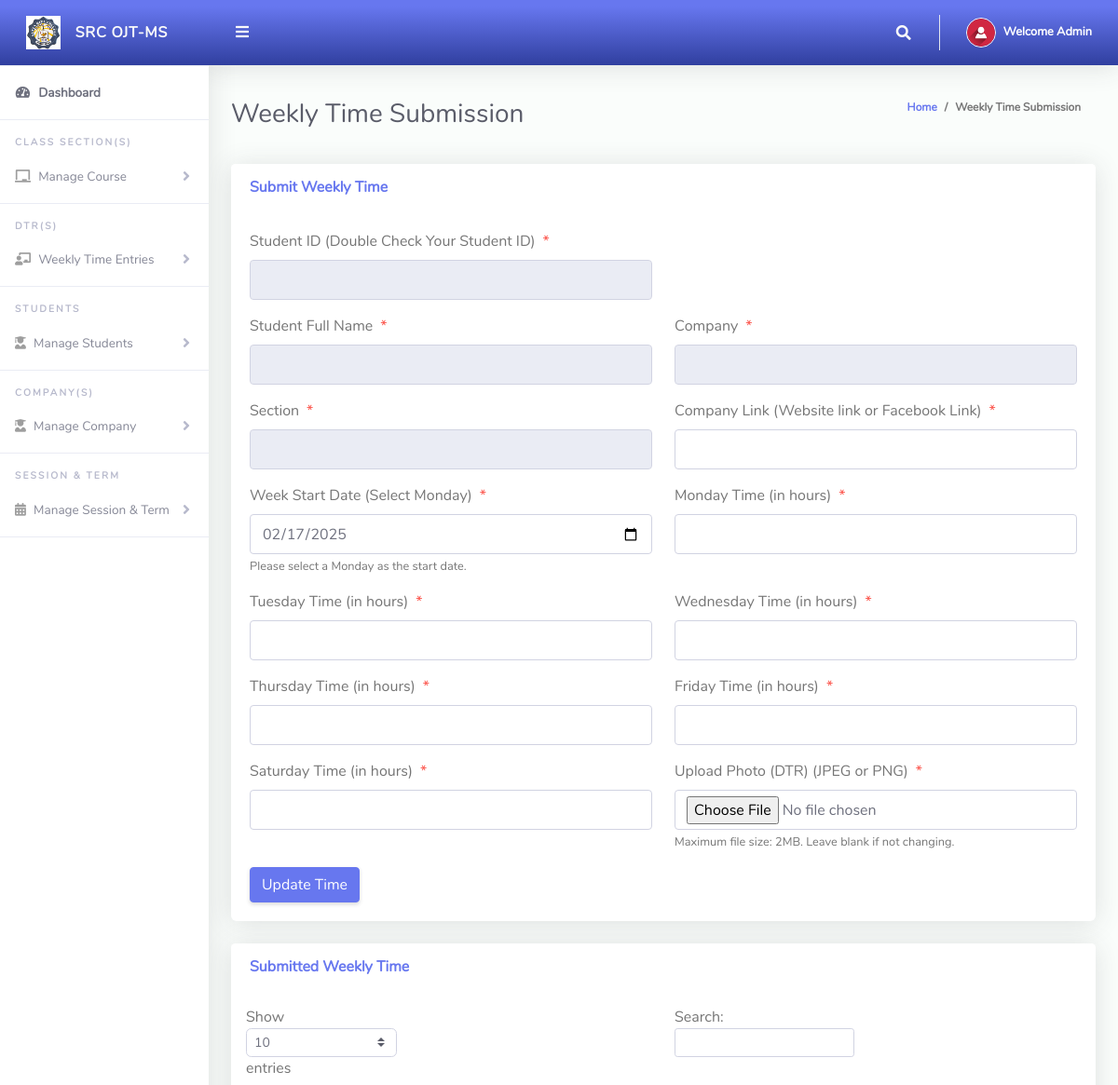
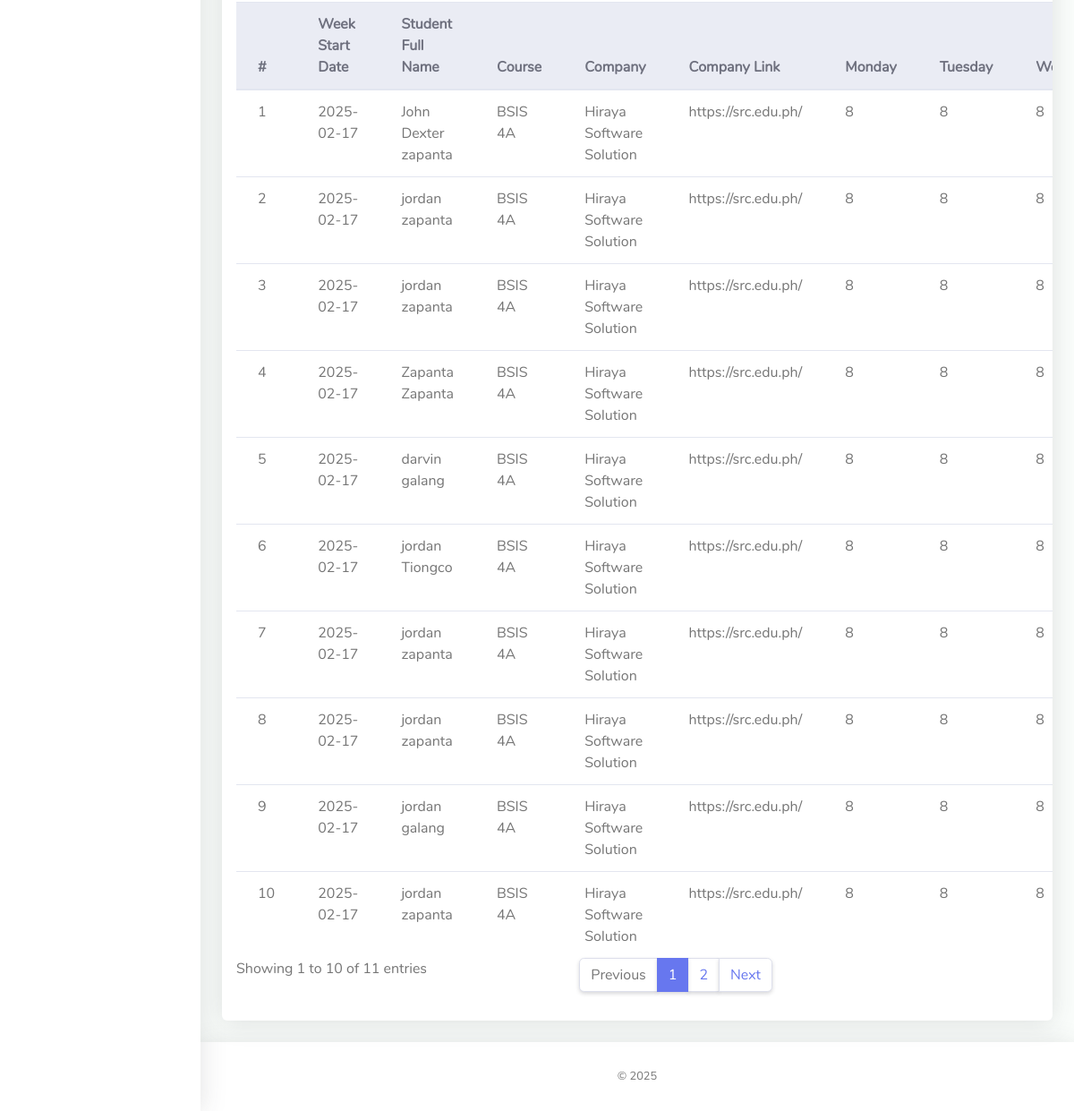
Screenshot of /Admin/viewtime.php (signed in) with the database file from the repository (2 pictures, top to bottom).
### tables this page shows
CREATE TABLE `tbl_weekly_time_entries` (
  `id` int(11) NOT NULL,
  `week_start_date` date NOT NULL,
  `monday_time` float DEFAULT 0,
  `tuesday_time` float DEFAULT 0,
  `wednesday_time` float DEFAULT 0,
  `thursday_time` float DEFAULT 0,
  `friday_time` float DEFAULT 0,
  `saturday_time` int(8) DEFAULT NULL,
  `student_fullname` varchar(100) NOT NULL,
  `course` varchar(100) NOT NULL,
  `comp_name` varchar(255) DEFAULT NULL,
  `comp_link` varchar(255) DEFAULT NULL,
  `date_created` datetime DEFAULT current_timestamp(),
  `remaining_time` int(255) DEFAULT NULL,
  `admissionNumber` varchar(255) NOT NULL,
  `photo` varchar(255) DEFAULT NULL
);

### Admin/viewtime.php (the view, shortened to what this page needs)
<?php
include '../Includes/dbcon.php';
$editMode = false;
$editData = [];
?>
<!DOCTYPE html>
<html lang="en">
<head>
  <link href="../vendor/fontawesome-free/css/all.min.css" rel="stylesheet" type="text/css">
  <link href="../vendor/bootstrap/css/bootstrap.min.css" rel="stylesheet" type="text/css">
  <link href="css/ruang-admin.min.css" rel="stylesheet">
</head>
<body id="page-top">
  <div id="wrapper">
      <?php include "Includes/sidebar.php"; ?>
    <div id="content-wrapper" class="d-flex flex-column">
      <div id="content">
       <?php include "Includes/topbar.php"; ?>
        <div class="container-fluid" id="container-wrapper">
          <div class="d-sm-flex align-items-center justify-content-between mb-4">
            <h1 class="h3 mb-0 text-gray-800">Weekly Time Submission</h1>
            <ol class="breadcrumb">
              <li class="breadcrumb-item"><a href="./">Home</a></li>
              <li class="breadcrumb-item active" aria-current="page">Weekly Time Submission</li>
            </ol>
          </div>
          <div class="row">
            <div class="col-lg-12">
              <div class="card mb-4">
                <div class="card-header py-3 d-flex flex-row align-items-center justify-content-between">
                  <h6 class="m-0 font-weight-bold text-primary"><?php echo $editMode ? 'Edit Weekly Time' : 'Submit Weekly Time'; ?></h6>
                </div>
                <div class="card-body">
                <form method="post" enctype="multipart/form-data">
                <div class="form-group row mb-3">
                <div class="col-xl-6">
                            <label class="form-control-label">Student ID (Double Check Your Student ID)<span class="text-danger ml-2">*</span></label>
                            <input type="text" class="form-control" name="admissionNumber" value="<?php echo $editMode ? htmlspecialchars($editData['admissionNumber']) : ''; ?>" required readonly>
                        </div>
                    </div>
                <div class="form-group row mb-3">
                    <div class="col-xl-6">
                        <label class="form-control-label">Student Full Name<span class="text-danger ml-2">*</span></label>
                        <input type="text" class="form-control" name="student_fullname" value="<?php echo $editMode ? htmlspecialchars($editData['student_fullname']) : ''; ?>" required readonly>
                    </div>
                    <div class="col-xl-6">
                        <label class="form-control-label">Company<span class="text-danger ml-2">*</span></label>
                        <input type="text" class="form-control" name="comp_name" value="<?php echo $editMode ? htmlspecialchars($editData['comp_name']) : ''; ?>" required readonly>
                    </div>
                </div>
                <div class="form-group row mb-3">
                    <div class="col-xl-6">
                      <label class="form-control-label">Section<span class="text-danger ml-2">*</span></label>
                      <input type="text" class="form-control" name="course" value="<?php echo $editMode ? htmlspecialchars($editData['course']) : ''; ?>" required readonly>
                  </div>
                    <div class="col-xl-6">
                    <label class="form-control-label">Company Link (Website link or Facebook Link)<span class="text-danger ml-2">*</span></label>
                            <input type="text" class="form-control" name="comp_link" id="comp_link" value="<?php echo $editMode ? $editData['comp_link'] : ''; ?>" required>
                        </div>
                    </div>
                    <div class="form-group row mb-3">
                        <div class="col-xl-6">
                            <label class="form-control-label">Week Start Date (Select Monday)<span class="text-danger ml-2">*</span></label>
                            <input type="date" class="form-control" name="week_start_date" value="<?php echo $editMode ? $editData['week_start_date'] : ''; ?>" required>
                            <small class="form-text text-muted">Please select a Monday as the start date.</small>
                        </div>
                        <div class="col-xl-6">
                            <label class="form-control-label">Monday Time (in hours)<span class="text-danger ml-2">*</span></label>
                            <input type="number" class="form-control" name="monday_time" min="0" max="8" step="0.1" value="<?php echo $editMode ? $editData['monday_time'] : ''; ?>" required>
                        </div>
                    </div>
                    <div class="form-group row mb-3">
                        <div class="col-xl-6">
                            <label class="form-control-label">Tuesday Time (in hours)<span class="text-danger ml-2">*</span></label>
                            <input type="number" class="form-control" name="tuesday_time" min="0" max="8" step="0.1" value="<?php echo $editMode ? $editData['tuesday_time'] : ''; ?>" required>
                        </div>
                        <div class="col-xl-6">
                            <label class="form-control-label">Wednesday Time (in hours)<span class="text-danger ml-2">*</span></label>
                            <input type="number" class="form-control" name="wednesday_time" min="0" max="8" step="0.1" value="<?php echo $editMode ? $editData['wednesday_time'] : ''; ?>" required>
                        </div>
                    </div>
                    <div class="form-group row mb-3">
                        <div class="col-xl-6">
                            <label class="form-control-label">Thursday Time (in hours)<span class="text-danger ml-2">*</span></label>
                            <input type="number" class="form-control" name="thursday_time" min="0" max="8" step="0.1" value="<?php echo $editMode ? $editData['thursday_time'] : ''; ?>" required>
                        </div>
                        <div class="col-xl-6">
                            <label class="form-control-label">Friday Time (in hours)<span class="text-danger ml-2">*</span></label>
                            <input type="number" class="form-control" name="friday_time" min="0" max="8" step="0.1" value="<?php echo $editMode ? $editData['friday_time'] : ''; ?>" required>
                        </div>
                    </div>
                    <div class="form-group row mb-3">
                        <div class="col-xl-6">
                            <label class="form-control-label">Saturday Time (in hours)<span class="text-danger ml-2">*</span></label>
                            <input type="number" class="form-control" name="saturday_time" min="0" max="8" step="0.1" value="<?php echo $editMode ? $editData['saturday_time'] : ''; ?>" required>
                        </div>
                        <div class="col-xl-6">
                            <label class="form-control-label">Upload Photo (DTR) (JPEG or PNG)<span class="text-danger ml-2">*</span></label>
                            <input type="file" class="form-control" name="photo" accept=".jpg, .jpeg, .png">
                            <small class="form-text text-muted">Maximum file size: 2MB. Leave blank if not changing.</small>
                        </div>
                    </div>
                    <button type="submit" name="submit_time" class="btn btn-primary"><?php echo $editMode ? 'Update Time' : 'Update Time '; ?></button>
                </form>
                </div>
              </div>
              <div class="row">
                <div class="col-lg-12">
                  <div class="card mb-4">
                    <div class="card-header py-3 d-flex flex-row align-items-center justify-content-between">
                      <h6 class="m-0 font-weight-bold text-primary">Submitted Weekly Time</h6>
                    </div>
                    <div class="table-responsive p-3">
                      <table class="table align-items-center table-flush table-hover" id="dataTableHover">
                        <thead class="thead-light">
                          <tr>
                            <th>#</th>
                            <th>Week Start Date</th>
                            <th>Student Full Name</th>
                            <th>Course</th>
                            <th>Company</th>
                            <th>Company Link</th>
                            <th>Monday</th>
                            <th>Tuesday</th>
                            <th>Wednesday</th>
                          </tr>
                        </thead>
                        <tbody>
                            <?php
                            $query = "SELECT * FROM tbl_weekly_time_entries";
                            $rs = $conn->query($query);
                            $num = $rs->num_rows;
                            $sn = 0;
                            if ($num > 0) {
                                while ($rows = $rs->fetch_assoc()) {
                                    $sn++;
                                    $totalHours = $rows['monday_time'] + $rows['tuesday_time'] + $rows['wednesday_time'] + $rows['thursday_time'] + $rows['friday_time'] + $rows['saturday_time'];
                                    $remainingTime = $rows['remaining_time'];
                                    echo "
                                    <tr>
                                        <td>".$sn."</td>
                                        <td>".$rows['week_start_date']."</td>
                                        <td>".$rows['student_fullname']."</td>
                                        <td>".$rows['course']."</td>
                                        <td>".$rows['comp_name']."</td>
                                        <td>".$rows['comp_link']."</td>
                                        <td>".$rows['monday_time']."</td>
                                        <td>".$rows['tuesday_time']."</td>
                                        <td>".$rows['wednesday_time']."</td>
                                        <td>".$rows['thursday_time']."</td>
                                        <td>".$rows['friday_time']."</td>
                                        <td>".$rows['saturday_time']."</td>
                                        <td>".$totalHours."</td>
                                        <td>".$remainingTime."</td>
                                        <td><a href='".$rows['photo']."' target='_blank'><img src='".$rows['photo']."' alt='Uploaded Photo' style='width: 50px; height: auto;'></a></td>
                                        <td><a href='?action=edit&Id=".$rows['id']."'><i class='fas fa-fw fa-edit'></i>Edit</a></td>
                                       <td><a href='?action=delete&Id=".$rows['id']."'><i class='fas fa-fw fa-trash'></i>Delete</a></td>
                                    </tr>";
                                }
                            } else {
                                echo "<tr><td colspan='14' class='text-center'>No Record Found!</td></tr>";
                            }
                            ?>
                        </tbody>
                      </table>
                    </div>
                  </div>
                </div>
              </div>
            </div>
          </div>
        </div>
      </div>
       <?php include "Includes/footer.php";?>
    </div>
  </div>
</body>
</html>

### Admin/Includes/sidebar.php (shortened to what this page needs)
<ul class="navbar-nav sidebar sidebar-light accordion " id="accordionSidebar">
     <a class="sidebar-brand d-flex align-items-center bg-gradient-primary  justify-content-center" href="index.php">
       <div class="sidebar-brand-icon" >
         <img src="img/logo/src-logo.jpg">
       </div>
       <div class="sidebar-brand-text mx-3">SRC OJT-MS</div>
     </a>
     <hr class="sidebar-divider my-0">
     <li class="nav-item active">
       <a class="nav-link" href="index.php">
         <i class="fas fa-fw fa-tachometer-alt"></i>
         <span>Dashboard</span></a>
     </li>
     <hr class="sidebar-divider">
     <div class="sidebar-heading">
       Class Section(s)
     </div>
     <li class="nav-item">
       <a class="nav-link collapsed" href="#" data-toggle="collapse" data-target="#collapseBootstrap4"
         aria-expanded="true" aria-controls="collapseBootstrap4">
         <i class="fas fa-chalkboard"></i>
         <span>Manage Course</span>
       </a>
     </li>
     <hr class="sidebar-divider">
     <div class="sidebar-heading">
       DTR(s)
     </div>
     <li class="nav-item">
       <a class="nav-link collapsed" href="#" data-toggle="collapse" data-target="#collapseBootstrapassests"
         aria-expanded="true" aria-controls="collapseBootstrapassests">
         <i class="fas fa-chalkboard-teacher"></i>
         <span>Weekly Time Entries</span>
       </a>
     </li>
     <hr class="sidebar-divider">
     <div class="sidebar-heading">
       Students
     </div>
      <li class="nav-item">
       <a class="nav-link collapsed" href="#" data-toggle="collapse" data-target="#collapseBootstrap2"
         aria-expanded="true" aria-controls="collapseBootstrap2">
         <i class="fas fa-user-graduate"></i>
         <span>Manage Students</span>
       </a>
     </li>
     <hr class="sidebar-divider">
     <div class="sidebar-heading">
       Company(s)
     </div>
      <li class="nav-item">
       <a class="nav-link collapsed" href="#" data-toggle="collapse" data-target="#collapseBootstrap3"
         aria-expanded="true" aria-controls="collapseBootstrap3">
         <i class="fas fa-user-graduate"></i>
         <span>Manage Company</span>
       </a>
     </li>
     <hr class="sidebar-divider">
     <div class="sidebar-heading">
      Session & Term
     </div>
      <li class="nav-item">
       <a class="nav-link collapsed" href="#" data-toggle="collapse" data-target="#collapseBootstrapcon"
         aria-expanded="true" aria-controls="collapseBootstrapcon">
         <i class="fa fa-calendar-alt"></i>
         <span>Manage Session & Term</span>
       </a>
     </li>
     <hr class="sidebar-divider">
   </ul>

### Admin/Includes/topbar.php (shortened to what this page needs)
<?php
  $query = "SELECT * FROM tbladmin WHERE Id = ".$_SESSION['userId']."";
  $rs = $conn->query($query);
  $rows = $rs->fetch_assoc();
  $fullName = $rows['firstName']." ".$rows['lastName'];
?>
<nav class="navbar navbar-expand navbar-light bg-gradient-primary topbar mb-4 static-top">
          <button id="sidebarToggleTop" class="btn btn-link rounded-circle mr-3">
            <i class="fa fa-bars"></i>
          </button>
          <ul class="navbar-nav ml-auto">
            <li class="nav-item dropdown no-arrow">
              <a class="nav-link dropdown-toggle" href="#" id="searchDropdown" role="button" data-toggle="dropdown"
                aria-haspopup="true" aria-expanded="false">
                <i class="fas fa-search fa-fw"></i>
              </a>
            </li>
            <li class="nav-item dropdown no-arrow">
              <a class="nav-link dropdown-toggle" href="#" id="userDropdown" role="button" data-toggle="dropdown"
                aria-haspopup="true" aria-expanded="false">
                <img class="img-profile rounded-circle" src="img/user-icn.png" style="max-width: 60px">
                <span class="ml-2 d-none d-lg-inline text-white small"><b>Welcome <?php echo $fullName;?></b></span>
              </a>
            </li>
          </ul>
        </nav>

### Admin/Includes/footer.php
<footer class="sticky-footer bg-white">
       <div class="container my-auto">
         <div class="copyright text-center my-auto">
           <span> &copy; <script> document.write(new Date().getFullYear()); </script>
           </span>
         </div>
       </div>
     </footer>

### rows the page displays
tbl_weekly_time_entries: week_start_date "2025-02-17", student_fullname "John Dexter zapanta", course "BSIS 4A", comp_name "Hiraya Software Solution", comp_link "https://src.edu.ph/", monday_time "8", tuesday_time "8", wednesday_time "8"
tbl_weekly_time_entries: week_start_date "2025-02-17", student_fullname "jordan zapanta", course "BSIS 4A", comp_name "Hiraya Software Solution", comp_link "https://src.edu.ph/", monday_time "8", tuesday_time "8", wednesday_time "8"
tbl_weekly_time_entries: week_start_date "2025-02-17", student_fullname "jordan zapanta", course "BSIS 4A", comp_name "Hiraya Software Solution", comp_link "https://src.edu.ph/", monday_time "8", tuesday_time "8", wednesday_time "8"
tbl_weekly_time_entries: week_start_date "2025-02-17", student_fullname "Zapanta Zapanta", course "BSIS 4A", comp_name "Hiraya Software Solution", comp_link "https://src.edu.ph/", monday_time "8", tuesday_time "8", wednesday_time "8"
tbl_weekly_time_entries: week_start_date "2025-02-17", student_fullname "darvin galang", course "BSIS 4A", comp_name "Hiraya Software Solution", comp_link "https://src.edu.ph/", monday_time "8", tuesday_time "8", wednesday_time "8"
tbl_weekly_time_entries: week_start_date "2025-02-17", student_fullname "jordan Tiongco", course "BSIS 4A", comp_name "Hiraya Software Solution", comp_link "https://src.edu.ph/", monday_time "8", tuesday_time "8", wednesday_time "8"
tbl_weekly_time_entries: week_start_date "2025-02-17", student_fullname "jordan zapanta", course "BSIS 4A", comp_name "Hiraya Software Solution", comp_link "https://src.edu.ph/", monday_time "8", tuesday_time "8", wednesday_time "8"
tbl_weekly_time_entries: week_start_date "2025-02-17", student_fullname "jordan zapanta", course "BSIS 4A", comp_name "Hiraya Software Solution", comp_link "https://src.edu.ph/", monday_time "8", tuesday_time "8", wednesday_time "8"
tbl_weekly_time_entries: week_start_date "2025-02-17", student_fullname "jordan galang", course "BSIS 4A", comp_name "Hiraya Software Solution", comp_link "https://src.edu.ph/", monday_time "8", tuesday_time "8", wednesday_time "8"
tbl_weekly_time_entries: week_start_date "2025-02-17", student_fullname "jordan zapanta", course "BSIS 4A", comp_name "Hiraya Software Solution", comp_link "https://src.edu.ph/", monday_time "8", tuesday_time "8", wednesday_time "8"

### other values shown
$fullName "Admin"
